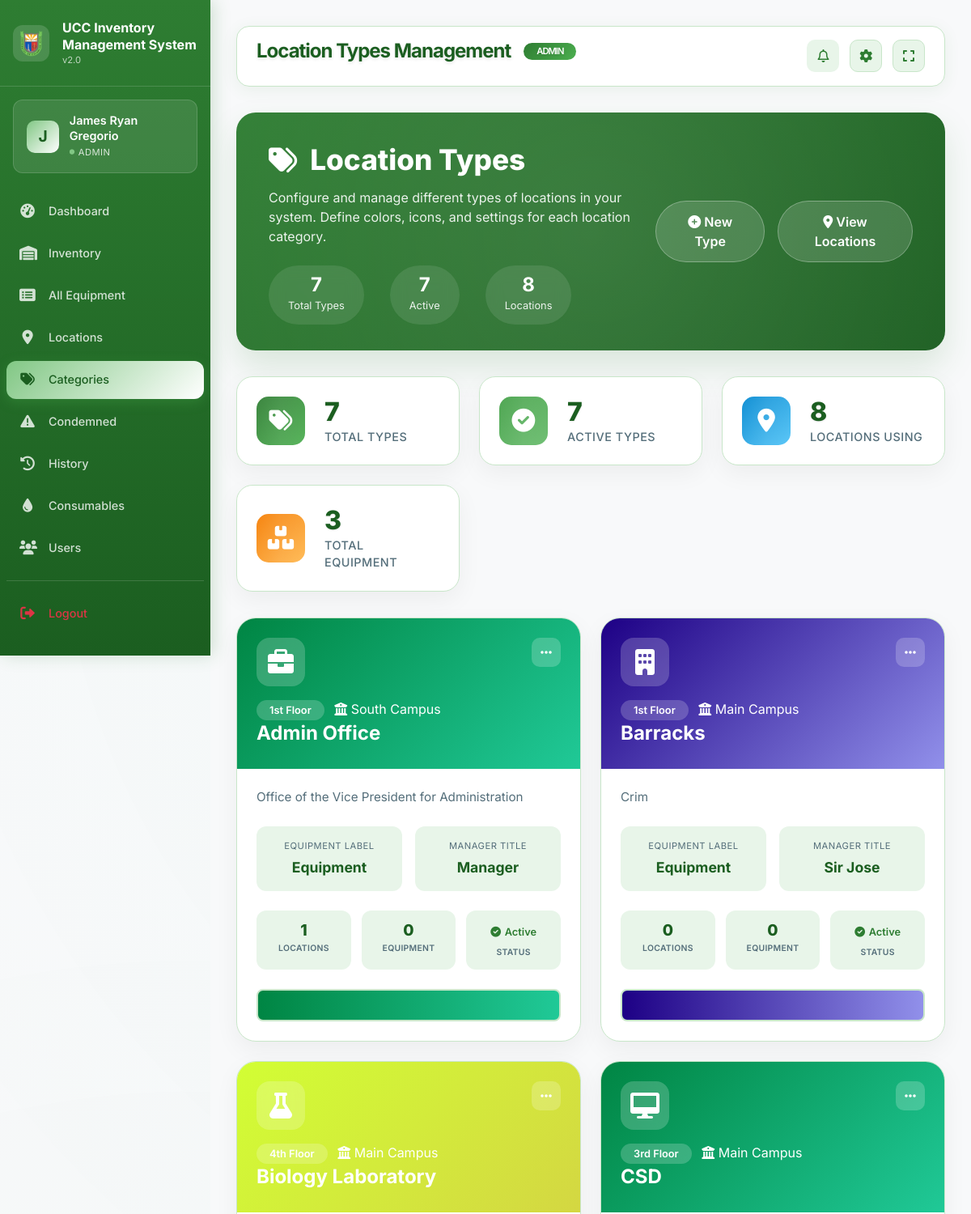
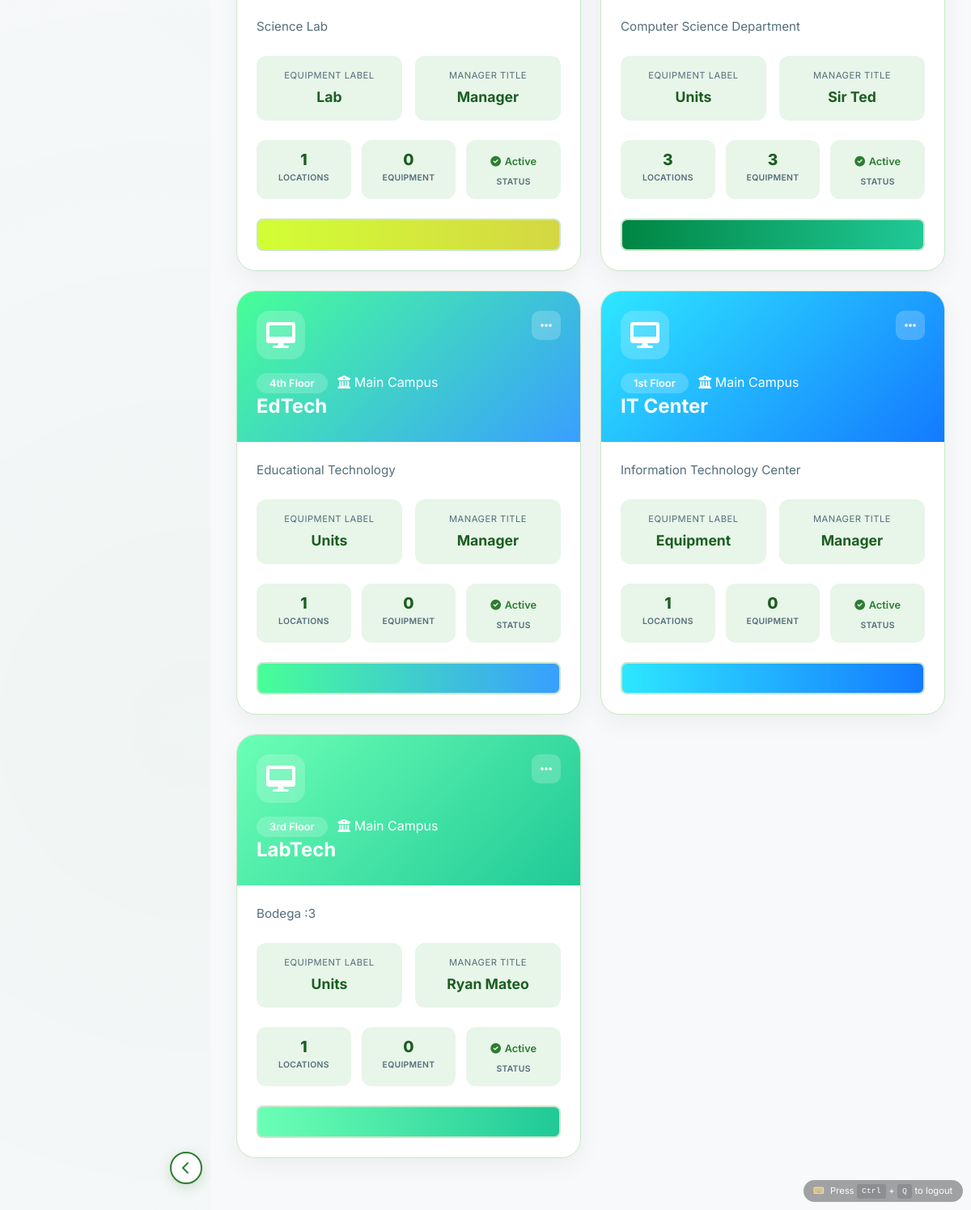
The page /admin/location_types.php (signed in) on the database its author committed (2 pictures, top to bottom).
### tables this page shows
CREATE TABLE `location_types` (
  `id` int(11) NOT NULL,
  `type_code` varchar(50) NOT NULL,
  `type_name` varchar(100) NOT NULL,
  `campus` varchar(100) DEFAULT 'Main Campus',
  `description` text DEFAULT NULL,
  `icon_class` varchar(50) DEFAULT 'fa-building',
  `color_primary` varchar(7) DEFAULT '#008543',
  `color_secondary` varchar(7) DEFAULT '#20c997',
  `equipment_label` varchar(50) DEFAULT 'Equipment',
  `manager_title` varchar(50) DEFAULT 'Manager',
  `is_active` tinyint(1) DEFAULT 1,
  `created_at` timestamp NOT NULL DEFAULT current_timestamp(),
  `updated_at` timestamp NOT NULL DEFAULT current_timestamp() ON UPDATE current_timestamp()
);

### admin/location_types.php (the view, shortened to what this page needs)
<?php
$database = new Database();
$db = $database->getConnection();
$query = "SELECT lt.*,
          COUNT(DISTINCT l.id) as location_count,
          COALESCE(SUM(
              CASE
                  WHEN lt.type_code = 'computer_lab' THEN (SELECT COUNT(*) FROM computer_inventory WHERE location_id = l.id)
                  WHEN lt.type_code = 'kitchen' THEN (SELECT COUNT(*) FROM kitchen_equipment WHERE location_id = l.id)
                  WHEN lt.type_code = 'office' THEN (SELECT COUNT(*) FROM office_equipment WHERE location_id = l.id)
                  WHEN lt.type_code = 'regular_lab' THEN (SELECT COUNT(*) FROM lab_equipment WHERE location_id = l.id)
                  ELSE (SELECT COUNT(*) FROM general_equipment WHERE location_id = l.id)
              END
          ), 0) as total_equipment
          FROM location_types lt
          LEFT JOIN locations l ON lt.id = l.location_type_id
          GROUP BY lt.id
          ORDER BY lt.type_name";
$stmt = $db->prepare($query);
$stmt->execute();
$location_types = $stmt->fetchAll(PDO::FETCH_ASSOC);
$total_types = count($location_types);
$active_types = count(array_filter($location_types, fn($type) => $type['is_active']));
$total_locations_using = array_sum(array_column($location_types, 'location_count'));
$total_equipment_all = array_sum(array_column($location_types, 'total_equipment'));
include '../includes/header.php';
?>
<div class="page-header">
    <div class="header-content">
        <div class="row align-items-center">
            <div class="col-lg-7">
                <div class="header-title">
                    <i class="fas fa-tags"></i>
                    <span>Location Types</span>
                </div>
                <p class="header-subtitle">
                    Configure and manage different types of locations in your system. Define colors, icons, and settings for each location category.
                </p>
                <div class="header-stats">
                    <div class="header-stat-item">
                        <span class="header-stat-number"><?php echo $total_types; ?></span>
                        <span class="header-stat-label">Total Types</span>
                    </div>
                    <div class="header-stat-item">
                        <span class="header-stat-number"><?php echo $active_types; ?></span>
                        <span class="header-stat-label">Active</span>
                    </div>
                    <div class="header-stat-item">
                        <span class="header-stat-number"><?php echo $total_locations_using; ?></span>
                        <span class="header-stat-label">Locations</span>
                    </div>
                </div>
            </div>
            <div class="col-lg-5">
                <div class="header-actions">
                    <button type="button" class="btn" data-bs-toggle="modal" data-bs-target="#addModal">
                        <i class="fas fa-plus-circle"></i> New Type
                    </button>
                    <a href="locations.php" class="btn">
                        <i class="fas fa-map-marker-alt"></i> View Locations
                    </a>
                </div>
            </div>
        </div>
    </div>
</div>
<div class="stats-grid">
    <div class="stat-card">
        <div class="stat-icon primary">
            <i class="fas fa-tags"></i>
        </div>
        <div class="stat-content">
            <h3><?php echo $total_types; ?></h3>
            <p>Total Types</p>
        </div>
    </div>
    <div class="stat-card">
        <div class="stat-icon success">
            <i class="fas fa-check-circle"></i>
        </div>
        <div class="stat-content">
            <h3><?php echo $active_types; ?></h3>
            <p>Active Types</p>
        </div>
    </div>
    <div class="stat-card">
        <div class="stat-icon info">
            <i class="fas fa-map-marker-alt"></i>
        </div>
        <div class="stat-content">
            <h3><?php echo $total_locations_using; ?></h3>
            <p>Locations Using</p>
        </div>
    </div>
    <div class="stat-card">
        <div class="stat-icon warning">
            <i class="fas fa-boxes"></i>
        </div>
        <div class="stat-content">
            <h3><?php echo $total_equipment_all; ?></h3>
            <p>Total Equipment</p>
        </div>
    </div>
</div>
<?php if (empty($location_types)): ?>
<div class="empty-state">
    <div class="empty-state-icon">
        <i class="fas fa-tags"></i>
    </div>
    <h3>No Location Types Found</h3>
    <p>Get started by creating your first location type. Location types help you categorize different areas like Computer Labs, Kitchens, Offices, etc.</p>
    <button type="button" class="btn" data-bs-toggle="modal" data-bs-target="#addModal">
        <i class="fas fa-plus-circle me-2"></i>Create Your First Type
    </button>
</div>
<?php else: ?>
<div class="types-grid">
    <?php foreach ($location_types as $type): ?>
    <div class="type-card" style="--type-primary: <?php echo $type['color_primary']; ?>; --type-secondary: <?php echo $type['color_secondary']; ?>">
        <div class="type-header">
            <div class="type-icon-wrapper">
                <i class="fas <?php echo $type['icon_class']; ?>"></i>
            </div>
            <div>
                <span class="type-code"><?php echo htmlspecialchars($type['type_code']); ?></span>
                <span class="campus-badge">
                    <i class="fas fa-university"></i>
                    <?php echo htmlspecialchars($type['campus']); ?>
                </span>
            </div>
            <h3 class="type-name"><?php echo htmlspecialchars($type['type_name']); ?></h3>
            <div class="type-menu">
                <div class="dropdown">
                    <button class="menu-btn" type="button" data-bs-toggle="dropdown">
                        <i class="fas fa-ellipsis-h"></i>
                    </button>
                </div>
            </div>
        </div>
        <div class="type-body">
            <div class="type-description">
                <?php echo htmlspecialchars($type['description'] ?: 'No description provided.'); ?>
            </div>
            <div class="info-grid">
                <div class="info-item">
                    <div class="info-label">Equipment Label</div>
                    <div class="info-value"><?php echo htmlspecialchars($type['equipment_label']); ?></div>
                </div>
                <div class="info-item">
                    <div class="info-label">Manager Title</div>
                    <div class="info-value"><?php echo htmlspecialchars($type['manager_title']); ?></div>
                </div>
            </div>
            <div class="stats-row">
                <div class="stat-box">
                    <div class="stat-value"><?php echo $type['location_count']; ?></div>
                    <div class="stat-label">Locations</div>
                </div>
                <div class="stat-box">
                    <div class="stat-value"><?php echo $type['total_equipment']; ?></div>
                    <div class="stat-label">Equipment</div>
                </div>
                <div class="stat-box">
                    <div class="stat-value">
                        <span class="status-badge <?php echo $type['is_active'] ? 'active' : 'inactive'; ?>">
                            <i class="fas fa-<?php echo $type['is_active'] ? 'check-circle' : 'times-circle'; ?>"></i>
                            <?php echo $type['is_active'] ? 'Active' : 'Inactive'; ?>
                        </span>
                    </div>
                    <div class="stat-label">Status</div>
                </div>
            </div>
            <div class="color-preview" style="background: linear-gradient(90deg, <?php echo $type['color_primary']; ?> 0%, <?php echo $type['color_secondary']; ?> 100%);"></div>
        </div>
    </div>
    <?php endforeach; ?>
</div>
<?php endif; ?>
<?php include '../includes/footer.php'; ?>

### css/admin.css (style rules this page uses)
.header-actions { display: flex; gap: 1rem; }
.stat-card { background: rgba(255, 255, 255, 0.95); backdrop-filter: blur(20px); border-radius: 20px; padding: 2rem; box-shadow: 0 8px 32px rgba(0, 0, 0, 0.08), 0 2px 8px rgba(0, 0, 0, 0.04), inset 0 1px 0 rgba(255, 255, 255, 0.8); border: 1px solid rgba(255, 255, 255, 0.2); transition: all 0.4s cubic-bezier(0.4, 0, 0.2, 1); display: flex; align-items: center; gap: 1.5rem; position: relative; overflow: hidden; }
.stat-card::before { content: ''; position: absolute; top: 0; left: 0; right: 0; height: 3px; background: linear-gradient(90deg, #008543, #20c997, #008543); transform: scaleX(0); transition: transform 0.4s cubic-bezier(0.4, 0, 0.2, 1); }
.stat-icon { width: 70px; height: 70px; border-radius: 16px; display: flex; align-items: center; justify-content: center; color: white; font-size: 1.8rem; position: relative; overflow: hidden; }
.stat-icon::before { content: ''; position: absolute; top: -50%; left: -50%; width: 200%; height: 200%; background: linear-gradient(45deg, transparent, rgba(255, 255, 255, 0.1), transparent); transform: rotate(45deg); animation: iconShimmer 3s infinite; }
.stat-content h3 { font-size: 2.5rem; font-weight: 900; margin: 0; color: #2c3e50; text-shadow: 0 1px 2px rgba(0, 0, 0, 0.1); }
.stat-content p { margin: 0; color: #6c757d; font-weight: 600; font-size: 1rem; }
.stat-card:nth-child(odd) { animation: float 6s ease-in-out infinite; }
.stat-card:nth-child(even) { animation: float 6s ease-in-out infinite reverse; }
.status-badge { padding: 0.5rem 1rem; border-radius: 20px; font-weight: 600; font-size: 0.9rem; display: inline-flex; align-items: center; }

### includes/header.php (style rules this page uses)
:root { --ucc-green-primary: #2E7D32; --ucc-green-secondary: #4CAF50; --ucc-green-light: #81C784; --ucc-green-soft: #E8F5E9; --ucc-green-mint: #C8E6C9; --ucc-green-dark: #1B5E20; --ucc-white: #FFFFFF; --ucc-off-white: #F8F9FA; --ucc-gray-light: #F1F8E9; }
* { margin: 0; padding: 0; box-sizing: border-box; }
body { font-family: 'Inter', sans-serif; background: var(--ucc-off-white); overflow-x: hidden; }

### rows shown on the page
location_types: type_code "1st Floor", campus "South Campus", type_name "Admin Office", description "Office of the Vice President for Administration", equipment_label "Equipment", manager_title "Manager", location_count "1", total_equipment "0", is_active 1 (drawn)
location_types: type_code "1st Floor", campus "Main Campus", type_name "Barracks", description "Crim", equipment_label "Equipment", manager_title "Sir Jose", location_count "0", total_equipment "0", is_active 1 (drawn)
location_types: type_code "4th Floor", campus "Main Campus", type_name "Biology Laboratory", description "Science Lab", equipment_label "Lab", manager_title "Manager", location_count "1", total_equipment "0", is_active 1 (drawn)
location_types: type_code "3rd Floor", campus "Main Campus", type_name "CSD", description "Computer Science Department", equipment_label "Units", manager_title "Sir Ted", location_count "3", total_equipment "3", is_active 1 (drawn)
location_types: type_code "4th Floor", campus "Main Campus", type_name "EdTech", description "Educational Technology", equipment_label "Units", manager_title "Manager", location_count "1", total_equipment "0", is_active 1 (drawn)
location_types: type_code "1st Floor", campus "Main Campus", type_name "IT Center", description "Information Technology Center", equipment_label "Equipment", manager_title "Manager", location_count "1", total_equipment "0", is_active 1 (drawn)
location_types: type_code "3rd Floor", campus "Main Campus", type_name "LabTech", description "Bodega :3", equipment_label "Units", manager_title "Ryan Mateo", location_count "1", total_equipment "0", is_active 1 (drawn)

### other values the page prints
substr($_SESSION['full_name'], 0, 1) "J"
$_SESSION['full_name'] "James Ryan Gregorio"
$_SESSION['role'] "ADMIN"
$page_title "Location Types Management"
$total_types "7"
$active_types "7"
$total_locations_using "8"
$total_equipment_all "3"
